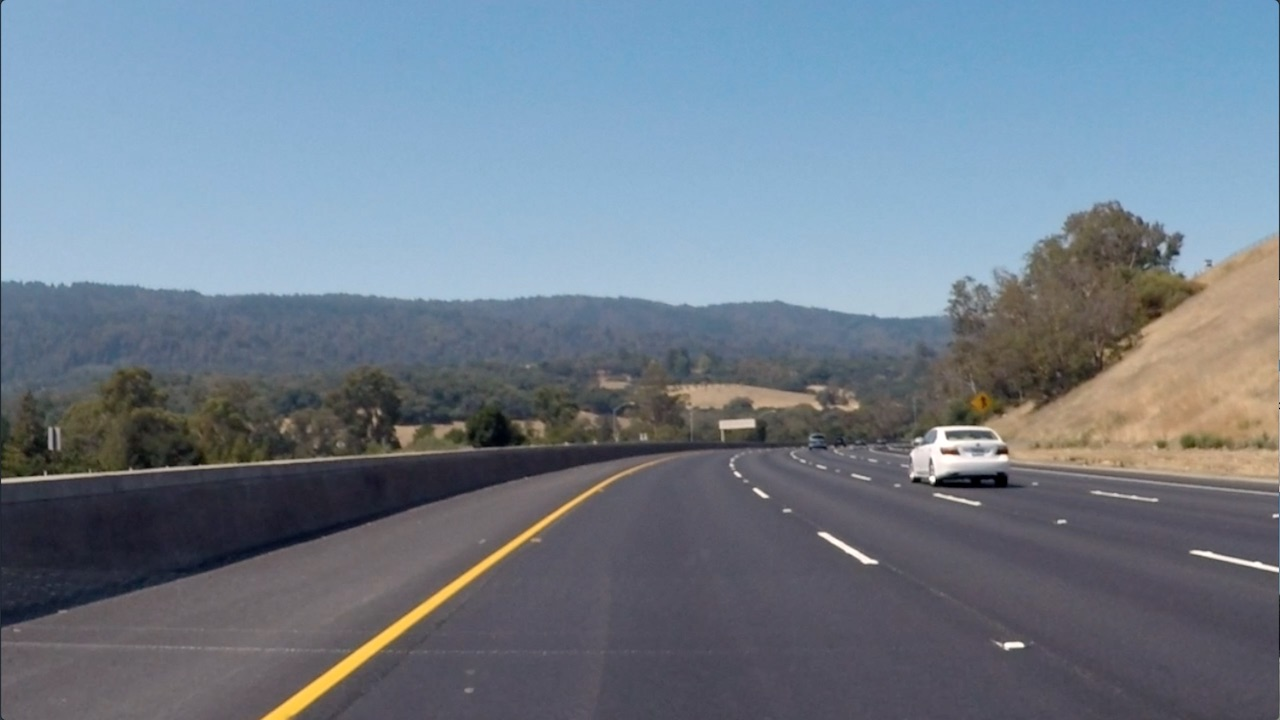
#> input picture research/ai-python-programming/coursera-deep-learning-with-PyTorch/data/curved_lane.jpg, 1280 x 720 px, found by its file name
$ jupyter execute custom_filters.ipynb   (shell and % lines are left out)
#> lines starting #> are read from the running program, lines starting #| are printed output that depends on the picture
# Creating a Filter, Edge Detection

---
## Import resources and display image

[cell 1]
import matplotlib.pyplot as plt
import matplotlib.image as mpimg

import cv2
import numpy as np


# read in the image
curved_lane = mpimg.imread('data/curved_lane.jpg')
#> curved_lane is the input picture: shape (720, 1280, 3); mean R, G, B 112.1, 125, 138.7
bridge_trees = mpimg.imread('data/bridge_trees_example.jpg')
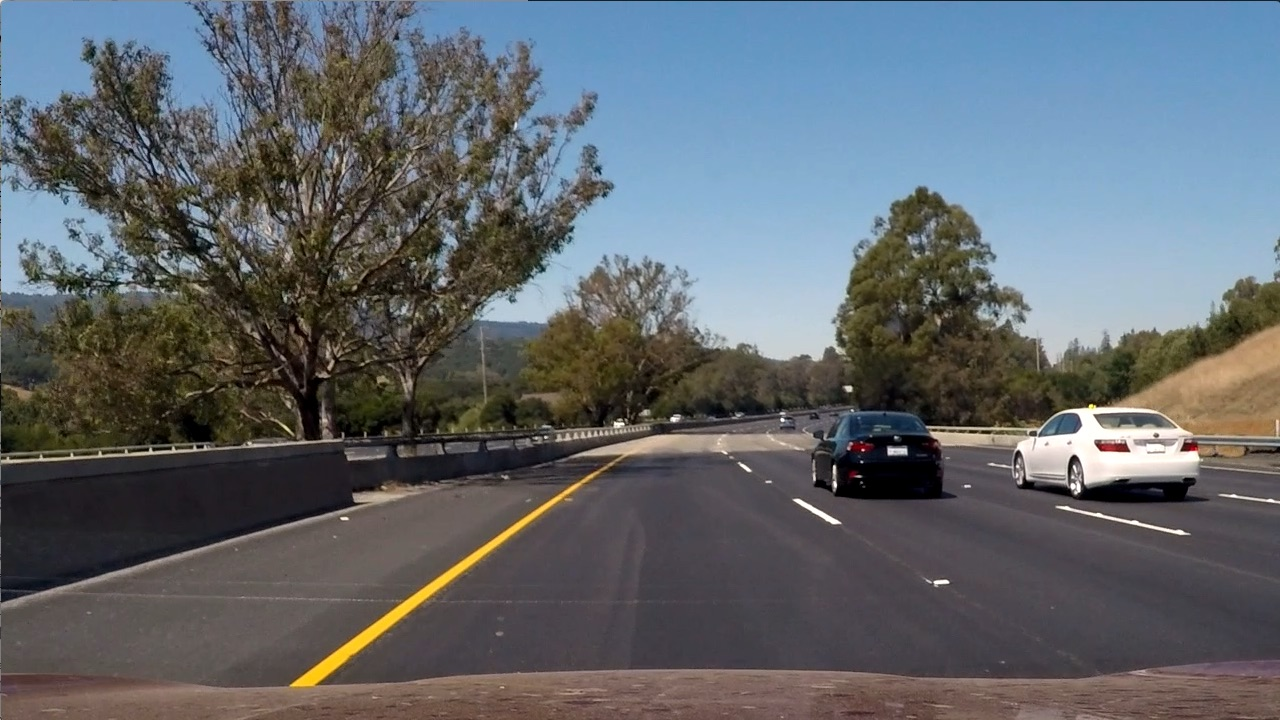
#> input picture research/ai-python-programming/coursera-deep-learning-with-PyTorch/data/bridge_trees_example.jpg, 1280 x 720 px, found by its file name
#> bridge_trees is the input picture: shape (720, 1280, 3); mean R, G, B 97, 102.6, 107.9

print('Curved lane shape:',curved_lane.shape)
#| Curved lane shape: (720, 1280, 3)
print('Bridge trees shape:',bridge_trees.shape)
#| Bridge trees shape: (720, 1280, 3)

[cell 2]
plt.title('Curved lane')
plt.imshow(curved_lane)
plt.show()

plt.title('Bridge trees')
plt.imshow(bridge_trees)
plt.show()

[cell 3]
# convert to grayscale for filtering
curved_lane_gray = cv2.cvtColor(curved_lane, cv2.COLOR_RGB2GRAY)
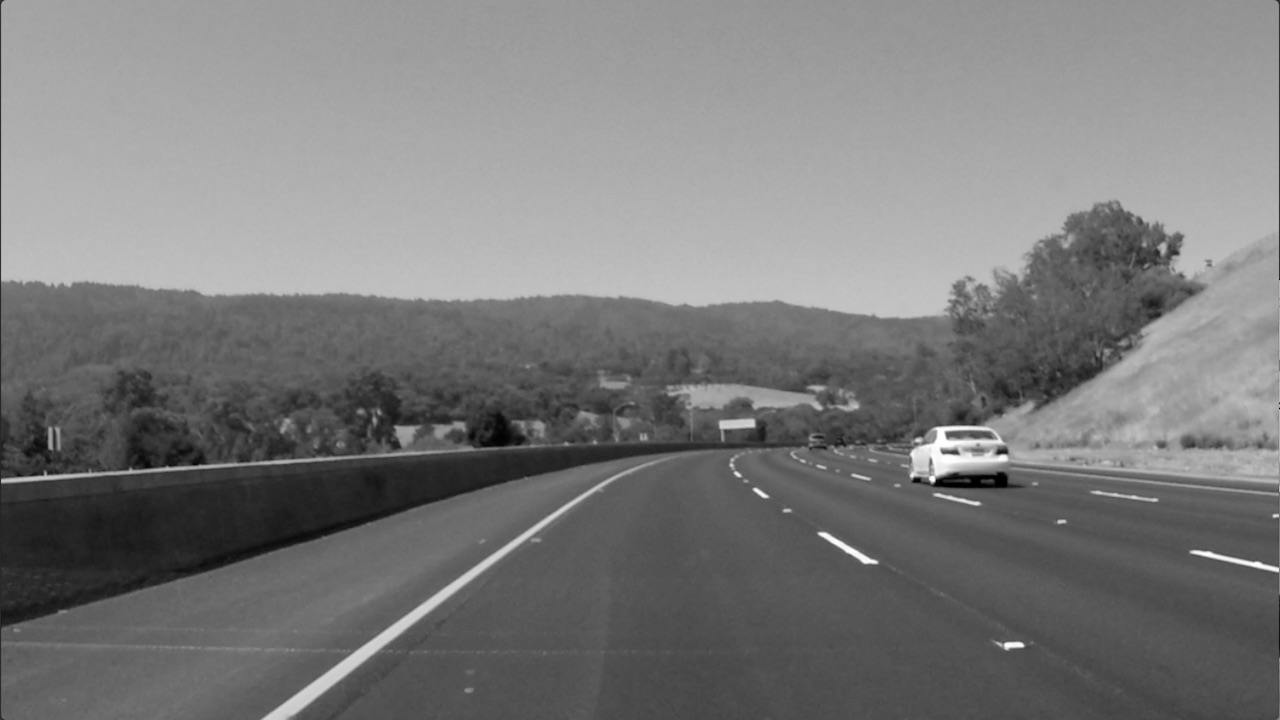
#> curved_lane_gray: shape (720, 1280); min 0, max 255, mean 122.7
plt.title('Curved lane')
plt.imshow(curved_lane_gray, cmap='gray')
plt.show()

bridge_trees_gray = cv2.cvtColor(bridge_trees, cv2.COLOR_RGB2GRAY)
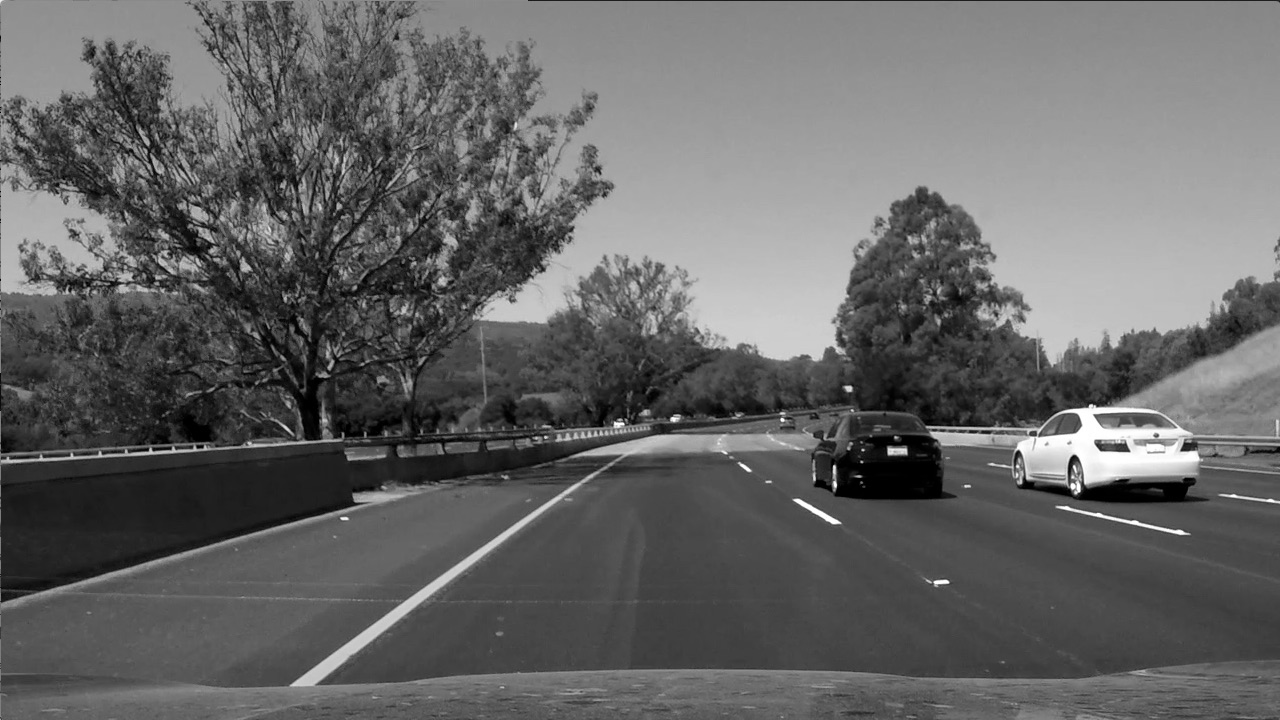
#> bridge_trees_gray: shape (720, 1280); min 0, max 255, mean 101.5
plt.title('Bridge trees')
plt.imshow(bridge_trees_gray, cmap='gray')
plt.show()

---
## Create a Custom Kernel (Sobel Operator)

[cell 4]
# create a custom kernel
# 3x3 array for edge detection
sobel_x = np.array([[-1,0,1],
                    [-2,0,2],
                    [-1,0,1]])

sobel_y = np.array([[-1, -2, -1],
                    [0, 0, 0],
                    [1, 2, 1]])

sobel_xy = sobel_x * sobel_y

# filter the image using filter2D, which has inputs: (grayscale image, bit-depth, kernel)
filtered_image = cv2.filter2D(curved_lane_gray, -1, sobel_x)
plt.title('Sobel X - Curved lane')
plt.imshow(filtered_image, cmap='gray')
plt.show()

filtered_image = cv2.filter2D(bridge_trees_gray, -1, sobel_x)
plt.title('Sobel X - Bridge trees')
plt.imshow(filtered_image, cmap='gray')
plt.show()

filtered_image = cv2.filter2D(curved_lane_gray, -1, sobel_y)
plt.title('Sobel Y - Curved lane')
plt.imshow(filtered_image, cmap='gray')
plt.show()

filtered_image = cv2.filter2D(bridge_trees_gray, -1, sobel_y)
plt.title('Sobel Y - Bridge trees')
plt.imshow(filtered_image, cmap='gray')
plt.show()

filtered_image = cv2.filter2D(curved_lane_gray, -1, sobel_xy)
plt.title('Sobel XY - - Curved lane')
plt.imshow(filtered_image, cmap='gray')
plt.show()

filtered_image = cv2.filter2D(bridge_trees_gray, -1, sobel_xy)
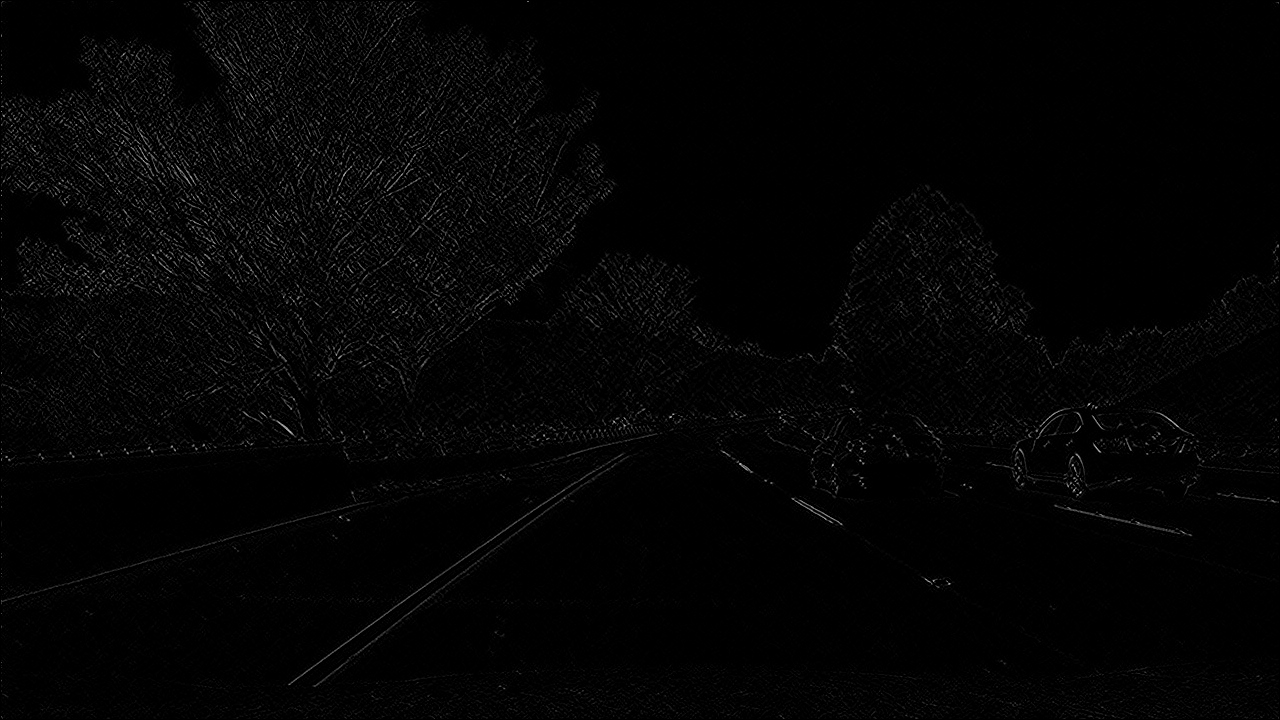
#> filtered_image: shape (720, 1280); min 0, max 209, mean 4.1
plt.title('Sobel XY - Bridge trees')
plt.imshow(filtered_image, cmap='gray')
plt.show()
